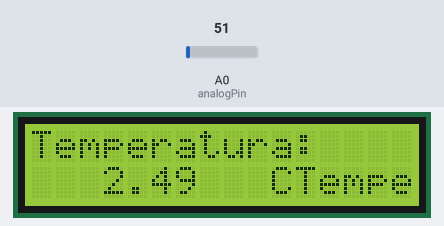
The sketch below on a simulated Arduino Uno, built with avr-gcc and run on an emulated ATmega328P. On the bench: 16×2 character LCD. The inputs (shaded band) are chosen by the test bench; at power-on: A0 (analogPin) = 51.

Above: at 1.2 s.
1.3 s: A0 (analogPin) set to 61
At 2.6 s:
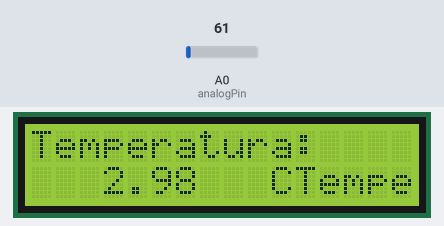
2.9 s: A0 (analogPin) set to 71
At 4.1 s:
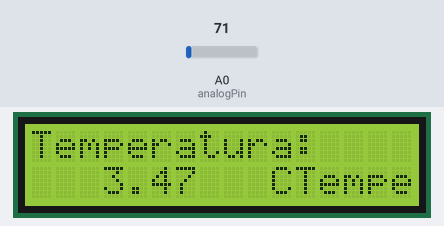
4.4 s: A0 (analogPin) set to 86
At 5.7 s:
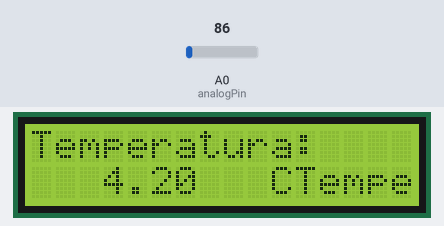
Timing chart, 0 to 7.4 s (numbered marks = the images above; inputs shaded):
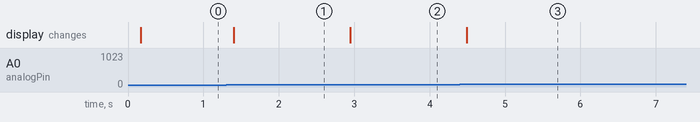

The sketch:

termometro.ino
```cpp
//Este programa permite conocer la temperatura con el sensor DS18B20
//Para obtener la temperatura del sensor LM35, es necesario amplificar la señal. Se ha realizado la prueba exitosamente en Proteus.
#include <LiquidCrystal.h> //Incluimos la librería para controlar la LCD.
/*
#include <OneWire.h> //Se incluye esta librería que permite la comunicación con un solo pin
#include <DallasTemperature.h>//Se incluye la librería Dallas para realizar la lectura del sensor
#define one_Wire 9 //Se configura el pin 9 como entrada
OneWire oneWire(one_Wire);//Creamos un objeto OneWire para comunicarnos con el sensor.
//Pasamos nuestra resferencia oneWire a la instancia de DallasTemperature
DallasTemperature sensorT(&oneWire);//Se crea un objeto DallasTemperature que leera el OneWire
*/
LiquidCrystal lcd(12,11,5,4,3,2); //Se inicializan los pins para la LCD.


 // Estas líneas son para leer la señal analógica amplificada del LM-35
int analogPin= A0; //Pin A0 para leer la señal amplificada
float val=0;

void setup() {
   Serial.begin(9600); // inicializamos el monitor serial a 9600 baudios
    lcd.begin(16,2);  //Configuramos el número de columnas y número de filas de la LCD.
  //sensorT.begin();//Inicializamos la librería
  pinMode(analogPin, INPUT); //Inicializamos el pin A0 como entrada analógica
}
void loop() {
  /*
   //Este programa se realizó para leer datos seriales de un sensor
  sensorT.requestTemperatures(); //Se pide al sensor la temperatura
  Serial.print("Temperatura: ");
  Serial.print(sensorT.getTempCByIndex(0));//Obtiene la temperatura del sensor
  Serial.println(" °C");
  delay(200);
*/

  //Con estas líneas obtenemos la señal amplificada del LM-35
  val= analogRead(analogPin); //Lectura del sensor
  val= (val*5)/1023;//Conversión de la señal leída a V
  val= val*10;// Como la sensibilidad es de 10mV por °C, entonces multiplicamos el voltaje por 10 para obtener los grados
  //Mostramos la temperatura en el LCD
  lcd.print("Temperatura:");
  lcd.setCursor(3,1);
  lcd.print(val);
  lcd.setCursor(10,1);
  lcd.print("C");
  delay(100);

/*
  lcd.setCursor(1,0);//
  lcd.print("Temperatura:");
  lcd.setCursor(3,1);
  //Aquí adquirimos la temperatura del puerto serial 0 donde está configurado el sensor.
  lcd.print(sensorT.getTempCByIndex(0));
  lcd.setCursor(10,1);
  lcd.print("C");
  */
  }
```

Measured:
- after the input at 1.3 s, the display: changes after 0.10 s (image 1)
- after the input at 2.9 s, the display: changes after 0.05 s (image 2)
- after the input at 4.4 s, the display: changes after 0.09 s (image 3)
